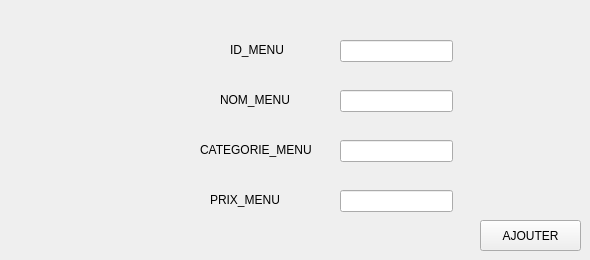
      <widget class="QWidget" name="tab_38">
       <attribute name="title">
        <string>Ajouter</string>
       </attribute>
       <widget class="QLabel" name="label_103">
        <property name="geometry">
         <rect>
          <x>230</x>
          <y>40</y>
          <width>151</width>
          <height>20</height>
         </rect>
        </property>
        <property name="text">
         <string>ID_MENU</string>
        </property>
       </widget>
       <widget class="QLabel" name="label_104">
        <property name="geometry">
         <rect>
          <x>220</x>
          <y>90</y>
          <width>151</width>
          <height>20</height>
         </rect>
        </property>
        <property name="text">
         <string>NOM_MENU</string>
        </property>
       </widget>
       <widget class="QLabel" name="label_105">
        <property name="geometry">
         <rect>
          <x>200</x>
          <y>140</y>
          <width>181</width>
          <height>20</height>
         </rect>
        </property>
        <property name="text">
         <string>CATEGORIE_MENU</string>
        </property>
       </widget>
       <widget class="QLabel" name="label_106">
        <property name="geometry">
         <rect>
          <x>210</x>
          <y>190</y>
          <width>151</width>
          <height>20</height>
         </rect>
        </property>
        <property name="text">
         <string>PRIX_MENU</string>
        </property>
       </widget>
       <widget class="QPushButton" name="pb_ajouter_3">
        <property name="geometry">
         <rect>
          <x>480</x>
          <y>220</y>
          <width>101</width>
          <height>31</height>
         </rect>
        </property>
        <property name="styleSheet">
         <string notr="true"/>
        </property>
        <property name="text">
         <string>AJOUTER</string>
        </property>
       </widget>
       <widget class="QLineEdit" name="le_id">
        <property name="geometry">
         <rect>
          <x>340</x>
          <y>40</y>
          <width>113</width>
          <height>22</height>
         </rect>
        </property>
       </widget>
       <widget class="QLineEdit" name="le_nom_3">
        <property name="geometry">
         <rect>
          <x>340</x>
          <y>90</y>
          <width>113</width>
          <height>22</height>
         </rect>
        </property>
       </widget>
       <widget class="QLineEdit" name="la_categorie">
        <property name="geometry">
         <rect>
          <x>340</x>
          <y>140</y>
          <width>113</width>
          <height>22</height>
         </rect>
        </property>
       </widget>
       <widget class="QLineEdit" name="le_prix">
        <property name="geometry">
         <rect>
          <x>340</x>
          <y>190</y>
          <width>113</width>
          <height>22</height>
         </rect>
        </property>
       </widget>
      </widget>
